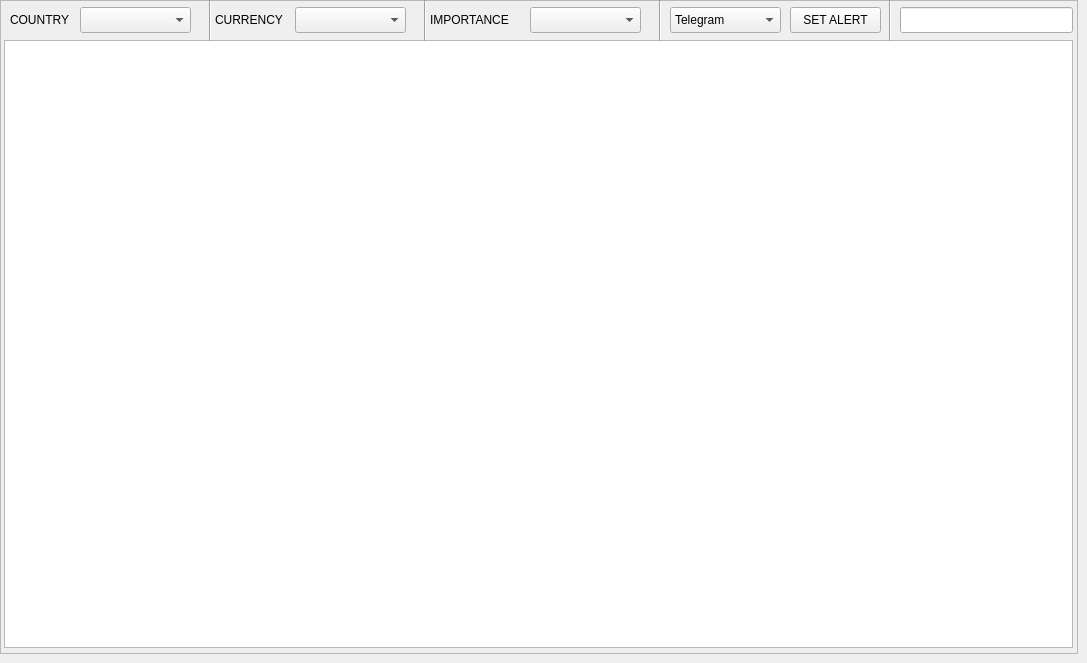
      <widget class="QWidget" name="tab_3">
       <attribute name="title">
        <string>CALENDAR</string>
       </attribute>
       <widget class="QFrame" name="frame_12">
        <property name="geometry">
         <rect>
          <x>0</x>
          <y>0</y>
          <width>1078</width>
          <height>654</height>
         </rect>
        </property>
        <property name="styleSheet">
         <string notr="true">font: 63 11pt &quot;FixedsysTTF&quot;;</string>
        </property>
        <property name="frameShape">
         <enum>QFrame::StyledPanel</enum>
        </property>
        <property name="frameShadow">
         <enum>QFrame::Raised</enum>
        </property>
        <widget class="QComboBox" name="comboBox_5">
         <property name="geometry">
          <rect>
           <x>80</x>
           <y>7</y>
           <width>111</width>
           <height>26</height>
          </rect>
         </property>
         <property name="styleSheet">
          <string notr="true"/>
         </property>
        </widget>
        <widget class="QLineEdit" name="lineEdit_37">
         <property name="geometry">
          <rect>
           <x>900</x>
           <y>7</y>
           <width>173</width>
           <height>26</height>
          </rect>
         </property>
        </widget>
        <widget class="QTableView" name="tableView_12">
         <property name="geometry">
          <rect>
           <x>4</x>
           <y>40</y>
           <width>1069</width>
           <height>608</height>
          </rect>
         </property>
        </widget>
        <widget class="QLabel" name="label_36">
         <property name="geometry">
          <rect>
           <x>10</x>
           <y>7</y>
           <width>61</width>
           <height>26</height>
          </rect>
         </property>
         <property name="styleSheet">
          <string notr="true"/>
         </property>
         <property name="text">
          <string>COUNTRY</string>
         </property>
        </widget>
        <widget class="QLabel" name="label_37">
         <property name="geometry">
          <rect>
           <x>215</x>
           <y>7</y>
           <width>81</width>
           <height>26</height>
          </rect>
         </property>
         <property name="text">
          <string>CURRENCY</string>
         </property>
        </widget>
        <widget class="QComboBox" name="comboBox_6">
         <property name="geometry">
          <rect>
           <x>295</x>
           <y>7</y>
           <width>111</width>
           <height>26</height>
          </rect>
         </property>
        </widget>
        <widget class="QLabel" name="label_38">
         <property name="geometry">
          <rect>
           <x>430</x>
           <y>7</y>
           <width>96</width>
           <height>26</height>
          </rect>
         </property>
         <property name="text">
          <string>IMPORTANCE</string>
         </property>
        </widget>
        <widget class="QComboBox" name="comboBox_7">
         <property name="geometry">
          <rect>
           <x>530</x>
           <y>7</y>
           <width>111</width>
           <height>26</height>
          </rect>
         </property>
        </widget>
        <widget class="Line" name="line_5">
         <property name="geometry">
          <rect>
           <x>205</x>
           <y>0</y>
           <width>10</width>
           <height>41</height>
          </rect>
         </property>
         <property name="orientation">
          <enum>Qt::Vertical</enum>
         </property>
        </widget>
        <widget class="Line" name="line_6">
         <property name="geometry">
          <rect>
           <x>420</x>
           <y>0</y>
           <width>10</width>
           <height>41</height>
          </rect>
         </property>
         <property name="orientation">
          <enum>Qt::Vertical</enum>
         </property>
        </widget>
        <widget class="Line" name="line_7">
         <property name="geometry">
          <rect>
           <x>655</x>
           <y>0</y>
           <width>10</width>
           <height>41</height>
          </rect>
         </property>
         <property name="orientation">
          <enum>Qt::Vertical</enum>
         </property>
        </widget>
        <widget class="QPushButton" name="pushButton_31">
         <property name="geometry">
          <rect>
           <x>790</x>
           <y>7</y>
           <width>91</width>
           <height>26</height>
          </rect>
         </property>
         <property name="styleSheet">
          <string notr="true">font: 32 11pt &quot;FixedsysTTF&quot;;</string>
         </property>
         <property name="text">
          <string>SET ALERT</string>
         </property>
        </widget>
        <widget class="QComboBox" name="comboBox_8">
         <property name="geometry">
          <rect>
           <x>670</x>
           <y>7</y>
           <width>111</width>
           <height>26</height>
          </rect>
         </property>
         <item>
          <property name="text">
           <string>Telegram</string>
          </property>
         </item>
         <item>
          <property name="text">
           <string>email</string>
          </property>
         </item>
         <item>
          <property name="text">
           <string>SMS</string>
          </property>
         </item>
        </widget>
        <widget class="Line" name="line_8">
         <property name="geometry">
          <rect>
           <x>885</x>
           <y>0</y>
           <width>10</width>
           <height>41</height>
          </rect>
         </property>
         <property name="orientation">
          <enum>Qt::Vertical</enum>
         </property>
        </widget>
       </widget>
      </widget>
